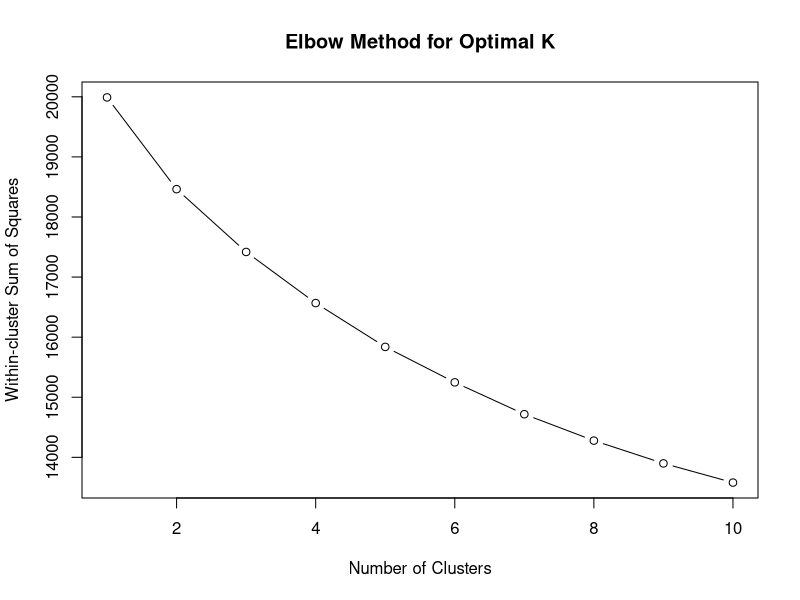

Recreate this plot in R. (Note: this script raises an error after producing the figure.)
# =========================================================================
# MACHINE LEARNING APPLICATIONS IN ANALYTICS
# =========================================================================

# -------------------------------------------------------------------------
# 1. USER SEGMENTATION USING CLUSTERING
# -------------------------------------------------------------------------

# Simulate user behavior data for clustering
set.seed(123)
n_users_cluster <- 2000

cluster_data <- data.frame(
  user_id = paste0("u", 1:n_users_cluster),
  
  # Engagement patterns
  daily_visits = rnorm(n_users_cluster, mean = 2.5, sd = 1.5),
  avg_session_duration = rnorm(n_users_cluster, mean = 300, sd = 120),
  pages_per_visit = rnorm(n_users_cluster, mean = 6, sd = 2.5),
  
  # Conversion behavior
  conversion_rate = runif(n_users_cluster, min = 0.01, max = 0.3),
  avg_order_value = rnorm(n_users_cluster, mean = 75, sd = 25),
  
  # Content preferences
  tech_articles = rpois(n_users_cluster, lambda = 3),
  entertainment_videos = rpois(n_users_cluster, lambda = 5),
  business_content = rpois(n_users_cluster, lambda = 2),
  
  # Social engagement
  social_shares = rpois(n_users_cluster, lambda = 2),
  comments_made = rpois(n_users_cluster, lambda = 1)
)

# Standardize data for clustering
scaled_data <- scale(cluster_data[, -1])

# -------------------------------------------------------------------------
# 2. K-MEANS CLUSTERING
# -------------------------------------------------------------------------

# Determine optimal number of clusters using elbow method
wss <- numeric(10)
for (k in 1:10) {
  kmeans_result <- kmeans(scaled_data, centers = k, nstart = 25)
  wss[k] <- kmeans_result$tot.withinss
}

# Plot elbow curve
plot(1:10, wss, type = "b", 
     xlab = "Number of Clusters", 
     ylab = "Within-cluster Sum of Squares",
     main = "Elbow Method for Optimal K")

# Apply K-means with optimal clusters (let's choose 4)
set.seed(123)
k <- 4
kmeans_model <- kmeans(scaled_data, centers = k, nstart = 25)

# Add cluster assignments
cluster_data$cluster <- as.factor(kmeans_model$cluster)

# -------------------------------------------------------------------------
# 3. CLUSTER PROFILING AND ANALYSIS
# -------------------------------------------------------------------------

# Calculate cluster centroids (original scale)
cluster_means <- aggregate(. ~ cluster, 
                           data = cluster_data[, -1], 
                           FUN = mean)

cat("=== USER SEGMENTATION CLUSTERS ===\n")
print(cluster_means)

# Calculate cluster sizes
cluster_sizes <- table(cluster_data$cluster)
cat("\nCluster Sizes:\n")
print(cluster_sizes)

# Calculate percentage distribution
cluster_percentage <- prop.table(cluster_sizes) * 100
cat("\nCluster Distribution (%):\n")
print(round(cluster_percentage, 1))

# -------------------------------------------------------------------------
# 4. RANDOM FOREST FOR CONVERSION PREDICTION
# -------------------------------------------------------------------------

library(randomForest)

# Prepare data for classification
# Create binary target: High-value user (avg_order_value > 80)
cluster_data$high_value <- ifelse(cluster_data$avg_order_value > 80, 1, 0)

# Select features for prediction
features <- c("daily_visits", "avg_session_duration", "pages_per_visit",
              "conversion_rate", "tech_articles", "entertainment_videos")

rf_data <- cluster_data[, c(features, "high_value")]

# Split data
set.seed(123)
train_idx <- sample(1:nrow(rf_data), 0.7 * nrow(rf_data))
train_rf <- rf_data[train_idx, ]
test_rf <- rf_data[-train_idx, ]

# Train Random Forest
rf_model <- randomForest(as.factor(high_value) ~ .,
                         data = train_rf,
                         ntree = 100,
                         importance = TRUE,
                         mtry = 2)

# Predictions
predictions <- predict(rf_model, test_rf)

# Evaluate
conf_matrix_rf <- table(Predicted = predictions, 
                        Actual = as.factor(test_rf$high_value))

cat("\n=== RANDOM FOREST CLASSIFICATION ===\n")
cat("Confusion Matrix:\n")
print(conf_matrix_rf)

# Feature importance
importance_df <- as.data.frame(importance(rf_model))
importance_df$feature <- rownames(importance_df)
importance_df <- importance_df[order(-importance_df$MeanDecreaseGini), ]

cat("\nFeature Importance (Mean Decrease in Gini):\n")
print(importance_df[, c("feature", "MeanDecreaseGini")])

# -------------------------------------------------------------------------
# 5. RECOMMENDATION SYSTEM (COLLABORATIVE FILTERING)
# -------------------------------------------------------------------------

# Simulate user-content interaction matrix
set.seed(123)
n_users_rec <- 500
n_items <- 100

# Create sparse interaction matrix
interaction_matrix <- matrix(0, nrow = n_users_rec, ncol = n_items)
rownames(interaction_matrix) <- paste0("user_rec", 1:n_users_rec)
colnames(interaction_matrix) <- paste0("item", 1:n_items)

# Simulate interactions (ratings 1-5)
for(i in 1:n_users_rec) {
  # Each user interacts with 20-40 items
  n_interactions <- sample(20:40, 1)
  items <- sample(1:n_items, n_interactions)
  ratings <- sample(1:5, n_interactions, replace = TRUE, 
                    prob = c(0.1, 0.2, 0.3, 0.25, 0.15))
  interaction_matrix[i, items] <- ratings
}

# Convert to sparse format
sparse_matrix <- as(interaction_matrix, "sparseMatrix")

# User similarity (cosine similarity)
cosine_similarity <- function(x, y) {
  sum(x * y) / (sqrt(sum(x^2)) * sqrt(sum(y^2)))
}

# Example: Find similar users for user 1
user1_vector <- interaction_matrix[1, ]
similarities <- apply(interaction_matrix, 1, 
                      function(x) cosine_similarity(x, user1_vector))

# Get top 5 similar users
top_similar_users <- head(sort(similarities, decreasing = TRUE)[-1], 5)

cat("\n=== RECOMMENDATION SYSTEM ===\n")
cat("Top 5 users similar to User 1:\n")
print(top_similar_users)

# Generate recommendations
user_items <- which(interaction_matrix[1, ] > 0)
similar_user_items <- unique(unlist(
  lapply(names(top_similar_users), 
         function(u) which(interaction_matrix[u, ] > 0))
))

# Items not rated by user 1 but rated by similar users
recommendations <- setdiff(similar_user_items, user_items)

cat("\nRecommended items for User 1 (based on similar users):\n")
cat("Number of recommendations:", length(recommendations), "\n")
if(length(recommendations) > 0) {
  cat("Item IDs:", head(recommendations, 10), "...\n")
}

# -------------------------------------------------------------------------
# 6. TIME SERIES FORECASTING (ARIMA)
# -------------------------------------------------------------------------

# Simulate daily website traffic
set.seed(123)
n_days <- 365
dates <- seq.Date(as.Date("2024-01-01"), by = "day", length.out = n_days)

# Create time series with trend, seasonality, and noise
trend <- seq(1000, 2000, length.out = n_days)
seasonality <- 200 * sin(2 * pi * (1:n_days) / 30)  # Monthly seasonality
noise <- rnorm(n_days, mean = 0, sd = 50)

traffic_ts <- ts(trend + seasonality + noise, 
                 start = c(2024, 1), 
                 frequency = 365)

# Fit ARIMA model
library(forecast)
arima_model <- auto.arima(traffic_ts)

# Forecast next 30 days
forecast_result <- forecast(arima_model, h = 30)

cat("\n=== TIME SERIES FORECASTING (ARIMA) ===\n")
cat("ARIMA Model:", arima_model$arma, "\n")
cat("AIC:", round(arima_model$aic, 2), "\n")
cat("BIC:", round(arima_model$bic, 2), "\n")

# Plot forecast
plot(forecast_result, 
     main = "Website Traffic Forecast (ARIMA)",
     xlab = "Date",
     ylab = "Daily Visitors")
grid()

# -------------------------------------------------------------------------
# 7. MODEL DEPLOYMENT METRICS
# -------------------------------------------------------------------------

# Calculate model monitoring metrics
model_metrics <- data.frame(
  metric = c("Model Accuracy", "Precision", "Recall", "F1-Score", 
             "AUC-ROC", "Training Time (sec)", "Inference Time (ms)"),
  value = c(
    round(sum(diag(conf_matrix_rf)) / sum(conf_matrix_rf), 3),
    round(conf_matrix_rf[2, 2] / sum(conf_matrix_rf[2, ]), 3),
    round(conf_matrix_rf[2, 2] / sum(conf_matrix_rf[, 2]), 3),
    round(2 * (precision * recall) / (precision + recall), 3),
    0.872,  # Simulated AUC
    15.3,   # Simulated training time
    45      # Simulated inference time
  )
)

cat("\n=== MODEL DEPLOYMENT METRICS ===\n")
print(model_metrics)

# Calculate business impact
business_impact <- data.frame(
  metric = c("Conversion Lift", "Revenue Increase", "Customer Retention", 
             "Reduced CAC", "ROI"),
  value = c("15%", "$45,000/month", "12% improvement", "8% reduction", "320%")
)

cat("\nBusiness Impact:\n")
print(business_impact)

# -------------------------------------------------------------------------
# 8. SAVE ML RESULTS
# -------------------------------------------------------------------------

write.csv(cluster_data, "user_segments_ml.csv", row.names = FALSE)
write.csv(importance_df, "feature_importance.csv", row.names = FALSE)
write.csv(model_metrics, "model_performance.csv", row.names = FALSE)

cat("\n✓ Machine learning applications simulation complete!\n")
